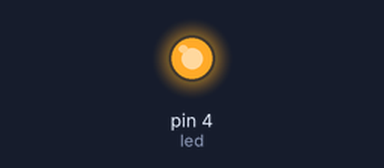
The sketch below on a simulated Arduino Uno, built with avr-gcc and run on an emulated ATmega328P. On the bench: output pins drawn as LEDs (lit = HIGH).

Above: at 0.5 s.
At 1.5 s:
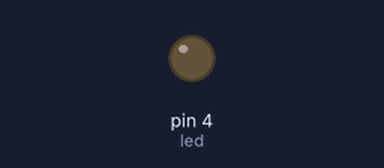
Timing chart, 0 to 4.5 s (numbered marks = the images above):
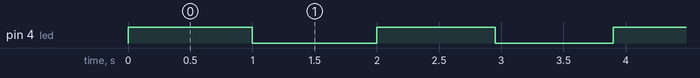

The sketch:

ex4.ino
```cpp
int led = 4;
int bot = 6;
int time;
bool m = 0;

void setup() {
  pinMode(led, OUTPUT);
  pinMode(bot, INPUT);
  digitalWrite(led, LOW);
}

void loop() {
    if (m ==0) {
        time = 0;
        for (int i = 0; i < 10; i++) {
            digitalWrite(led, HIGH);
            delay(1000 - time);
            digitalWrite(led, LOW);
            delay(1000 - time);
            time += 50;
        }
        m = 1;
    }

    if (m ==1) {
        time = 0;
        for (int i = 0; i < 10; i++) {
            digitalWrite(led, HIGH);
            delay(500 + time);
            digitalWrite(led, LOW);
            delay(500 + time);
            time += 50;
        }
        m = 0;
    }
}
```

Measured:
- by itself, pin 4 (led): repeats every 2.0 s: LOW 1.0 s, HIGH 0.95 s
- by itself, everything shown: repeats every 30.0 s, in 40 steps
